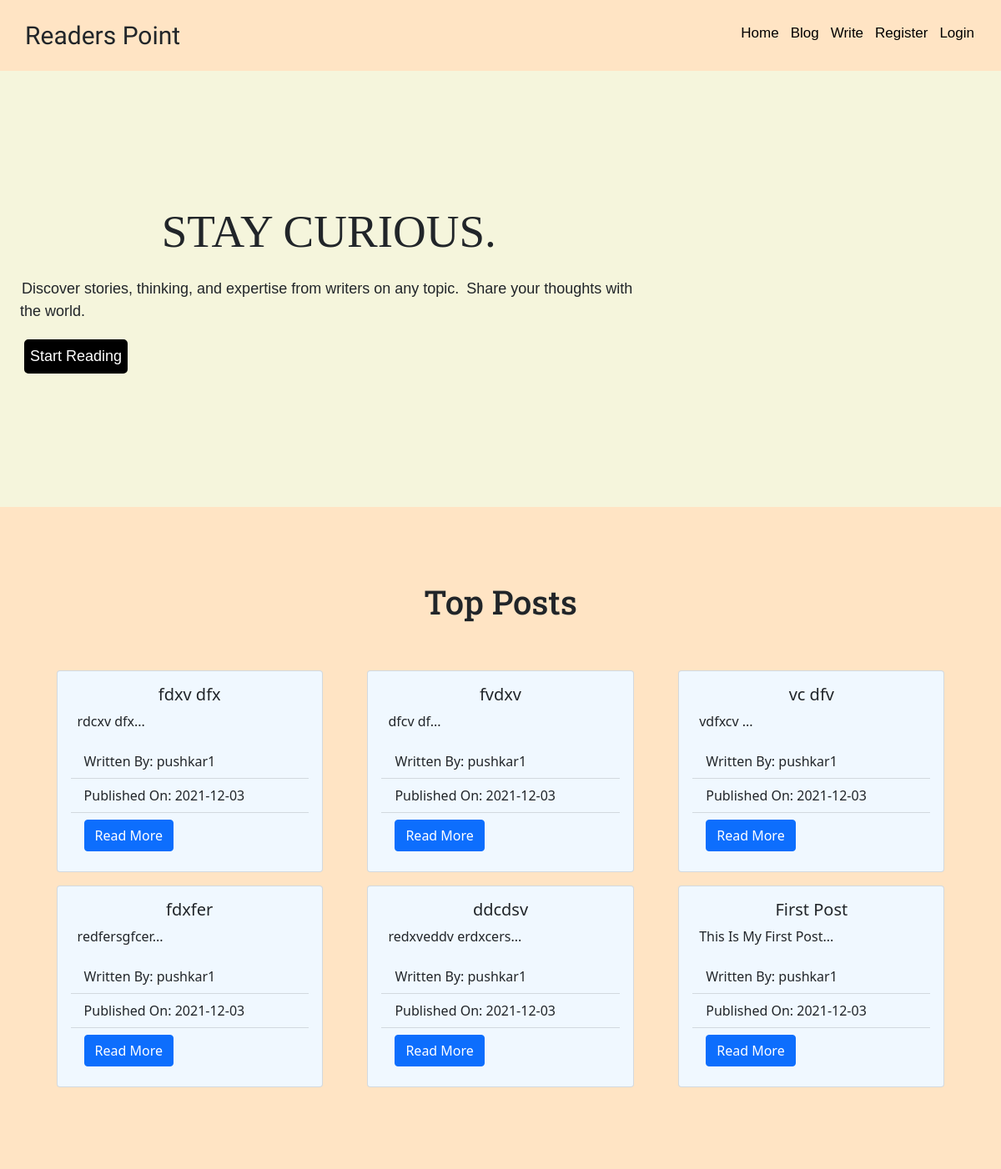
Before: / with the older database file.
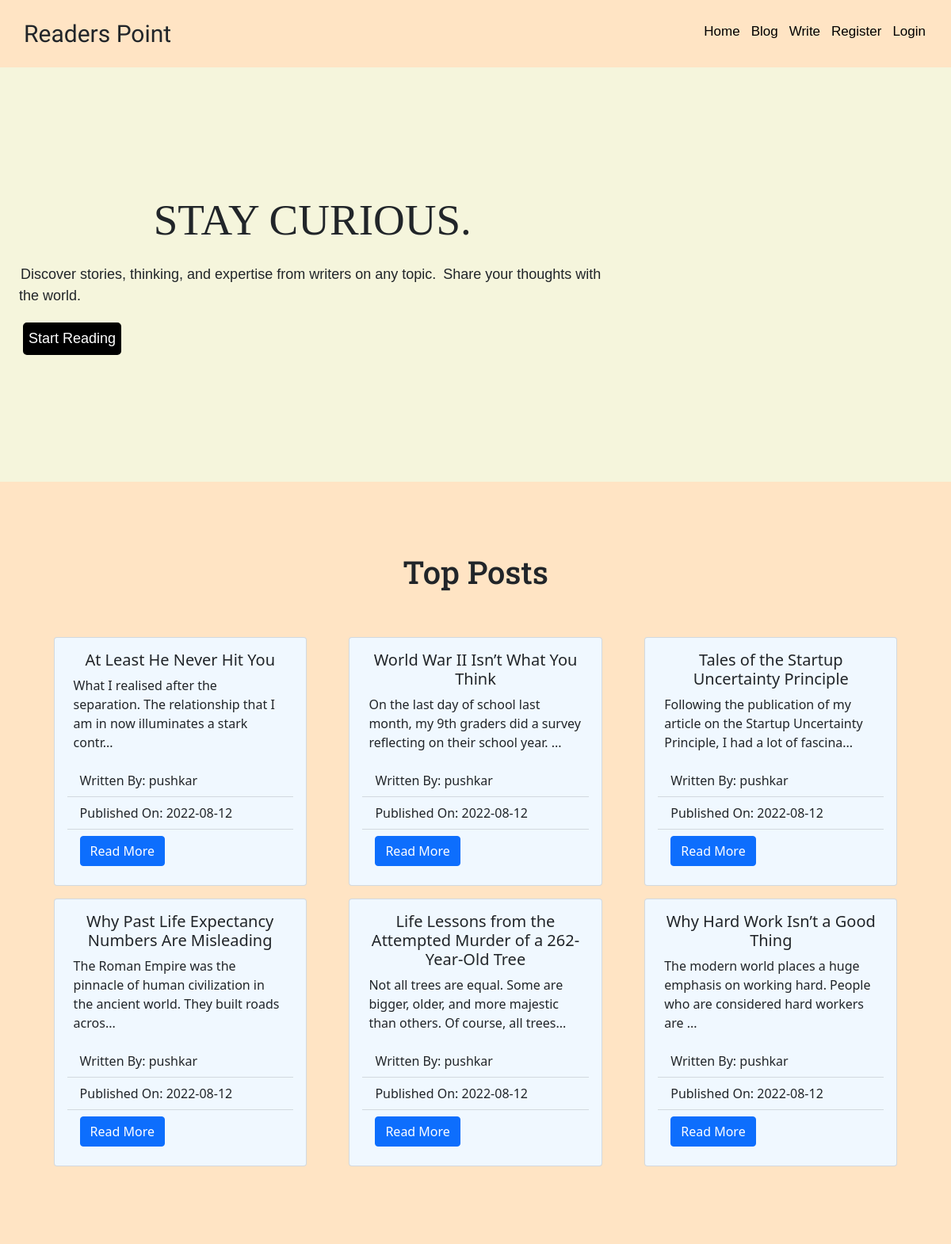
After: the same page with the newer database file.
### myProject/models.py (models this page shows, shortened)
class Post(db.Model,UserMixin):
    __tablename__ = 'posts'
    users = db.relationship(User)
    id = db.Column(db.Integer,primary_key=True)
    user_id = db.Column(db.Integer,db.ForeignKey('users.id'),nullable=False)
    date = db.Column(db.DateTime,nullable=False,default=datetime.utcnow)
    title = db.Column(db.Text,nullable=False)
    text = db.Column(db.Text,nullable=False)

class User(db.Model,UserMixin):
    __tablename__ = 'users'
    id = db.Column(db.Integer, primary_key=True)
    username = db.Column(db.String , unique=True,index=True)
    email = db.Column(db.String , unique=True,index=True)
    password = db.Column(db.String)
    confirm_pass = db.Column(db.String)
    profile_image = db.Column(db.String,nullable=False,default='default_image.jpg')
    posts = db.relationship('Post',backref='user',lazy=True)

### myProject/core/views.py (the view)
@core.route('/')
def index():
    page = request.args.get('page',1,type=int)
    posts = Post.query.order_by(Post.date.desc()).paginate(page=page,per_page=6)
    return render_template('home.html',posts=posts)

### myProject/templates/home.html
{% extends "base.html" %}
{% block content %}
<section class="header">
  <div>
    <h1>STAY CURIOUS.</h1>
    <div class="lines mx-4">
      <p>Discover stories, thinking, and expertise from writers on any topic.</p>
      <p>Share your thoughts with the world.</p>
      <a href="{{url_for('core.blog')}}"><button>Start Reading</button></a>
    </div>
  </div>
  <img src="https://cdn.pixabay.com/photo/2014/03/24/17/21/newspaper-295480_960_720.png" class="mx-4" alt="">
</section>
<section class="top-posts">
  <h1>Top Posts</h1>
  <div class="posts">
    {% for post in posts.items[:6] %}
    <div class="card my-2 mx-3 post">
        <div class="card-body">
          <h5 class="card-title text-center">{{post.title}}</h5>
          <p class="card-text mx-2">{{post.text[0:100]}}...</p>
          <ul class="list-group list-group-flush">
            <li class="list-group-item">Written By: {{post.user.username}}</li>
            <li class="list-group-item">Published On: {{post.date.strftime('%Y-%m-%d')}}</li>
            <li class="list-group-item"><a href="{{url_for('blog_posts.blog_post',blog_post_id=post.id)}}"><button class="btn btn-primary">Read More</button></a></li>
          </ul>
        </div>
    </div>
    {% endfor %}
  </div>
</section>
{% endblock %}

Changed rows visible on the page:
removed Post: title "fdxv dfx", text "rdcxv dfx", user.username "pushkar1", date "2021-12-03"
removed Post: title "fvdxv", text "dfcv df", user.username "pushkar1", date "2021-12-03"
removed Post: title "vc dfv", text "vdfxcv", user.username "pushkar1", date "2021-12-03"
removed Post: title "fdxfer", text "redfersgfcer", user.username "pushkar1", date "2021-12-03"
removed Post: title "ddcdsv", text "redxveddv erdxcers", user.username "pushkar1", date "2021-12-03"
removed Post: title "First Post", text "This Is My First Post", user.username "pushkar1", date "2021-12-03"
added Post: title "At Least He Never Hit You", text "What I realised after the separation. The relationship that I am in now illuminates a stark contr", user.username "pushkar", date "2022-08-12"
added Post: title "World War II Isn’t What You Think", text "On the last day of school last month, my 9th graders did a survey reflecting on their school year.", user.username "pushkar", date "2022-08-12"
added Post: title "Tales of the Startup Uncertainty Principle", text "Following the publication of my article on the Startup Uncertainty Principle, I had a lot of fascina", user.username "pushkar", date "2022-08-12"
added Post: title "Why Past Life Expectancy Numbers Are Misleading", text "The Roman Empire was the pinnacle of human civilization in the ancient world. They built roads acros", user.username "pushkar", date "2022-08-12"
added Post: title "Life Lessons from the Attempted Murder of a 262-Year-Old Tree", text "Not all trees are equal. Some are bigger, older, and more majestic than others. Of course, all trees", user.username "pushkar", date "2022-08-12"
added Post: title "Why Hard Work Isn’t a Good Thing", text "The modern world places a huge emphasis on working hard. People who are considered hard workers are", user.username "pushkar", date "2022-08-12"
